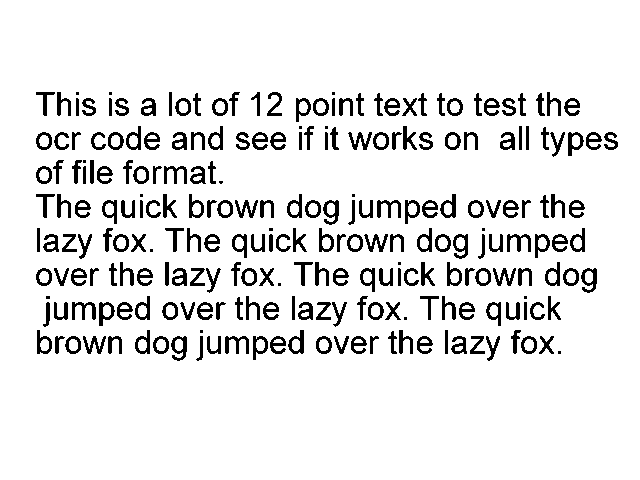
#> input picture formatos de prueba/Escaneos_Imagenes/01_Escaneo_TIFF_OCR.tif, 640 x 480 px
$ python -i preprocessing.py   (imports and definitions only)   (older library calls are emulated)
#> lines starting #> are read from the running program, lines starting #| are printed output that depends on the picture; after the words box and inside, x2 and y2 are one past the last pixel; in counts of white or black regions, pixels touching at a corner belong together
#> further down, picture is the input picture: shape (480, 640, 3); 90.5% white; 239 black regions (19 under 20 px), largest, box (x1, y1, x2, y2) and area: (72, 302, 96, 320) 207, (377, 200, 401, 218) 206, (225, 336, 249, 354) 206
# pyrefly: ignore [missing-import]
import cv2
import numpy as np
from typing import Tuple, Dict, Any, Optional, List

class ImagePreprocessor:
    """
    Módulo de Preprocesamiento de Imágenes de Nivel Industrial (Fase 1).
    Proporciona resiliencia extrema ante fotos de baja calidad, sombras fuertes,
    inclinación acentuada y perspectiva distorsionada tomadas con celulares.

    Características Industriales:
    - Remoción de sombras por estimación de matriz de fondo morfológica.
    - CLAHE en espacio de color LAB (Canal L) para conservar crominancia y equilibrar brillo.
    - Corrección de perspectiva con aproximación cuadrilátera convexa y refino sub-píxel.
    - Deskewing híbrido por Transformada de Hough + Rectángulo Mínimo de Área (`cv2.minAreaRect`).
    - Binarización tri-etapa (Otsu + Gaussiana Adaptativa + Sauvola fallback).
    """

    def __init__(self, max_dimension: int = 2400):
        self.max_dimension = max_dimension

    # [20 lines left out: functions load_image, resize_if_needed, not called in this run]

    def to_grayscale(self, img: np.ndarray) -> np.ndarray:
        """Convierte a escala de grises de 1 canal de forma transparente."""
        if len(img.shape) == 3 and img.shape[2] >= 3:
            return cv2.cvtColor(img[:, :, :3], cv2.COLOR_BGR2GRAY)
        return img

    def remove_shadows_and_normalize(self, img: np.ndarray) -> np.ndarray:
        """
        Remueve sombras e iluminación no uniforme dividiendo la imagen por su fondo morfológico estimado.
        Ideal para documentos fotografiados en entornos con luz tenue o sombras de manos/celular.
        """
        gray = self.to_grayscale(img)
        # Estimación de fondo mediante dilación morfológica con kernel elíptico grande
        kernel_size = max(15, min(gray.shape) // 25)
#> kernel_size = 19
        kernel = cv2.getStructuringElement(cv2.MORPH_ELLIPSE, (kernel_size, kernel_size))
        bg = cv2.morphologyEx(gray, cv2.MORPH_DILATE, kernel)
#> bg: shape (480, 640); every value is 255

        # Inversa y normalización de división
        diff = cv2.absdiff(gray, bg)
        normalized = cv2.normalize(255 - diff, None, alpha=0, beta=255, norm_type=cv2.NORM_MINMAX, dtype=cv2.CV_8UC1)
        return normalized

    # [84 lines left out: functions enhance_contrast, binarize, detect_skew_angle, deskew, not called in this run]

    def correct_perspective(self, img: np.ndarray) -> Tuple[np.ndarray, bool]:
        """
        Detección de cuadrilátero convexo exterior y rectificación de perspectiva.
        Verifica convexidad (`isContourConvex`), relación de aspecto y área mínima (>15%).
        """
        gray = self.to_grayscale(img)
        norm_gray = self.remove_shadows_and_normalize(gray)
        blurred = cv2.GaussianBlur(norm_gray, (5, 5), 0)
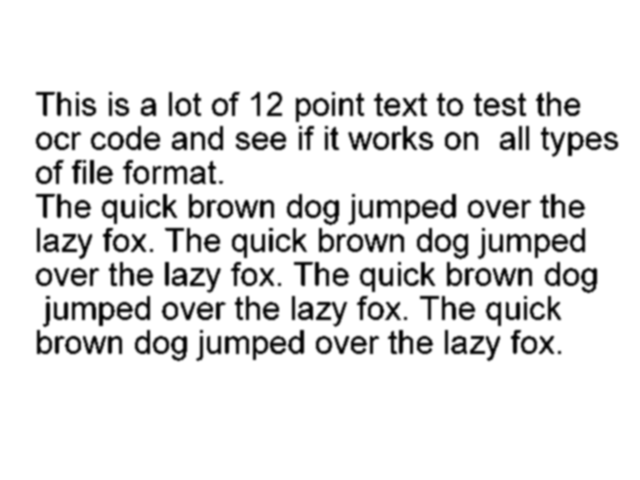
#> blurred: shape (480, 640); min 0, max 255, mean 230.9
        edges = cv2.Canny(blurred, 50, 150)
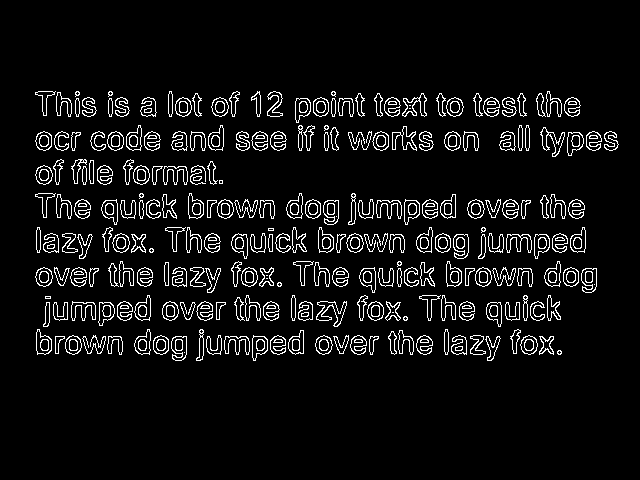
#> edges: shape (480, 640); 6.7% white in thin lines or dots, all inside (x1, y1, x2, y2) = (35, 91, 619, 361)

        contours, _ = cv2.findContours(edges, cv2.RETR_LIST, cv2.CHAIN_APPROX_SIMPLE)
#> contours = 649 contours, 75 with area under 20; largest, box (x1, y1, x2, y2) and area: (316, 301, 347, 327) 305, (453, 234, 469, 259) 294, (171, 336, 187, 361) 292, (581, 268, 597, 293) 292, (323, 200, 339, 225) 292
        contours = sorted(contours, key=cv2.contourArea, reverse=True)[:10]
#> contours = 10 contours; largest, box (x1, y1, x2, y2) and area: (316, 301, 347, 327) 305, (453, 234, 469, 259) 294, (171, 336, 187, 361) 292, (581, 268, 597, 293) 292, (323, 200, 339, 225) 292

        img_area = img.shape[0] * img.shape[1]
#> img_area = 307200
        page_contour = None

        for c in contours:
            area = cv2.contourArea(c)
            if area < (img_area * 0.15):
                continue
            peri = cv2.arcLength(c, True)
            approx = cv2.approxPolyDP(c, 0.02 * peri, True)
            if len(approx) == 4 and cv2.isContourConvex(approx):
                page_contour = approx
                break
#> this loop made 10 passes
#> area on passes 1 to 10: 305, 294.5, 292.5, 292.5, 292.5, 278.5, 275.5, 275.5, 275.5, 273

        if page_contour is None:
            return img, False

        # Ordenar los 4 puntos: top-left, top-right, bottom-right, bottom-left
        pts = page_contour.reshape(4, 2)
        rect = np.zeros((4, 2), dtype="float32")

        s = pts.sum(axis=1)
        rect[0] = pts[np.argmin(s)]
        rect[2] = pts[np.argmax(s)]

        diff = np.diff(pts, axis=1)
        rect[1] = pts[np.argmin(diff)]
        rect[3] = pts[np.argmax(diff)]

        (tl, tr, br, bl) = rect

        # Ancho y alto de la imagen transformada
        w_a = np.sqrt(((br[0] - bl[0]) ** 2) + ((br[1] - bl[1]) ** 2))
        w_b = np.sqrt(((tr[0] - tl[0]) ** 2) + ((tr[1] - tl[1]) ** 2))
        max_w = max(int(w_a), int(w_b))

        h_a = np.sqrt(((tr[0] - br[0]) ** 2) + ((tr[1] - br[1]) ** 2))
        h_b = np.sqrt(((tl[0] - bl[0]) ** 2) + ((tl[1] - bl[1]) ** 2))
        max_h = max(int(h_a), int(h_b))

        if max_w <= 0 or max_h <= 0:
            return img, False

        dst = np.array([
            [0, 0],
            [max_w - 1, 0],
            [max_w - 1, max_h - 1],
            [0, max_h - 1]
        ], dtype="float32")

        M = cv2.getPerspectiveTransform(rect, dst)
        warped = cv2.warpPerspective(img, M, (max_w, max_h))
        return warped, True

    # [27 lines left out: function process_full_pipeline, not called in this run]

>>> import cv2
>>> picture = cv2.imread('../../../formatos de prueba/Escaneos_Imagenes/01_Escaneo_TIFF_OCR.tif')
>>> result = ImagePreprocessor().correct_perspective(picture)

$ run again, on formatos de prueba/Escaneos_Imagenes/02_Documento_Europeo_TIFF.tif
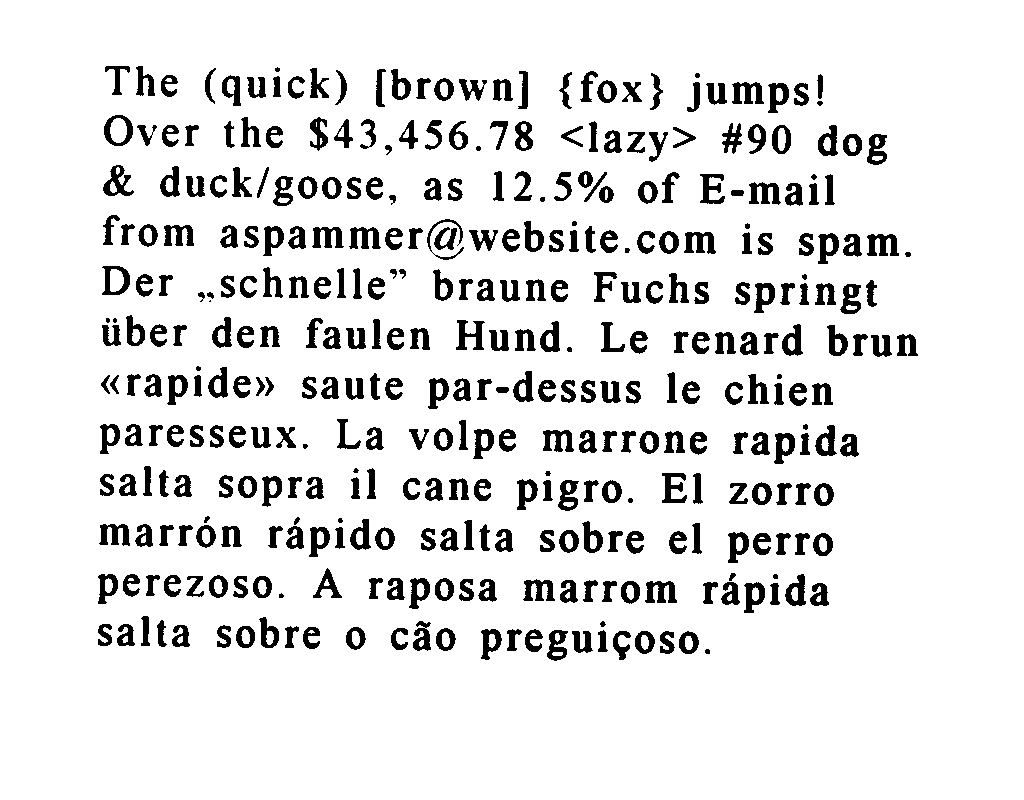
#> input picture formatos de prueba/Escaneos_Imagenes/02_Documento_Europeo_TIFF.tif, 1024 x 800 px
#> picture is the input picture: shape (800, 1024, 3); 89.9% white; 375 black regions (5 under 20 px), largest, box (x1, y1, x2, y2) and area: (867, 234, 899, 256) 455, (645, 581, 677, 603) 448, (456, 320, 485, 350) 446
#> bg: shape (800, 1024); every value is 255
#> in correct_perspective, `blurred = cv2.GaussianBlur(norm_gray, (5, 5), 0)`:
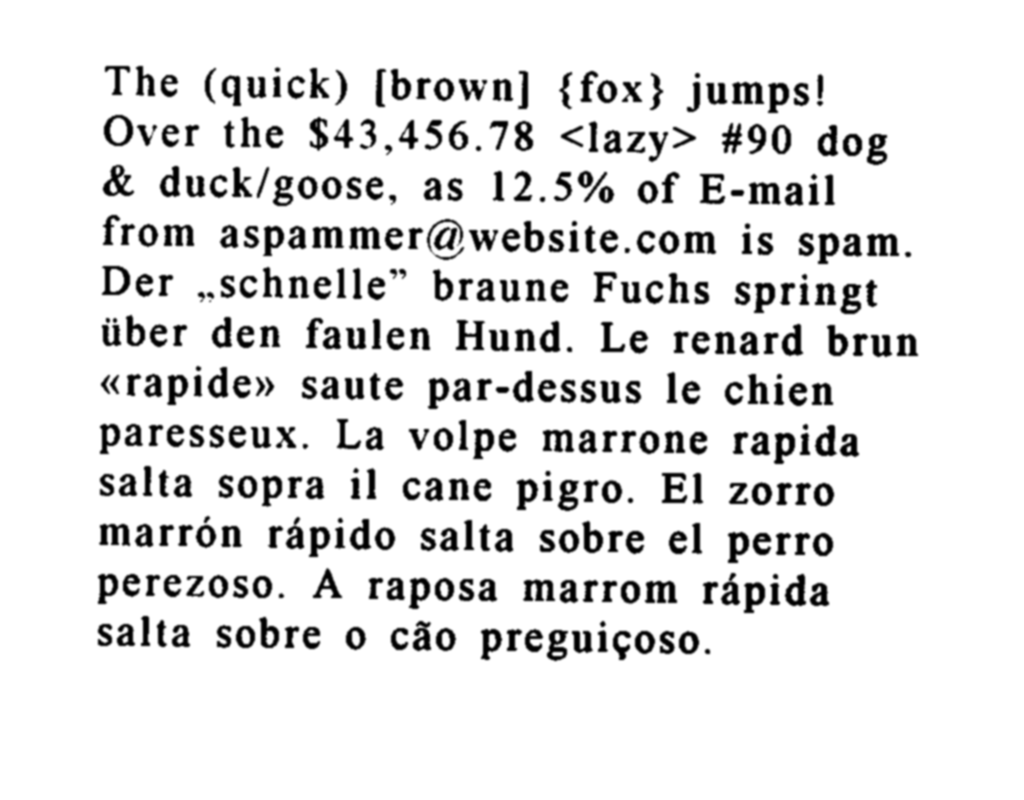
#> blurred: shape (800, 1024); min 0, max 255, mean 229.2
#> in correct_perspective, `edges = cv2.Canny(blurred, 50, 150)`:
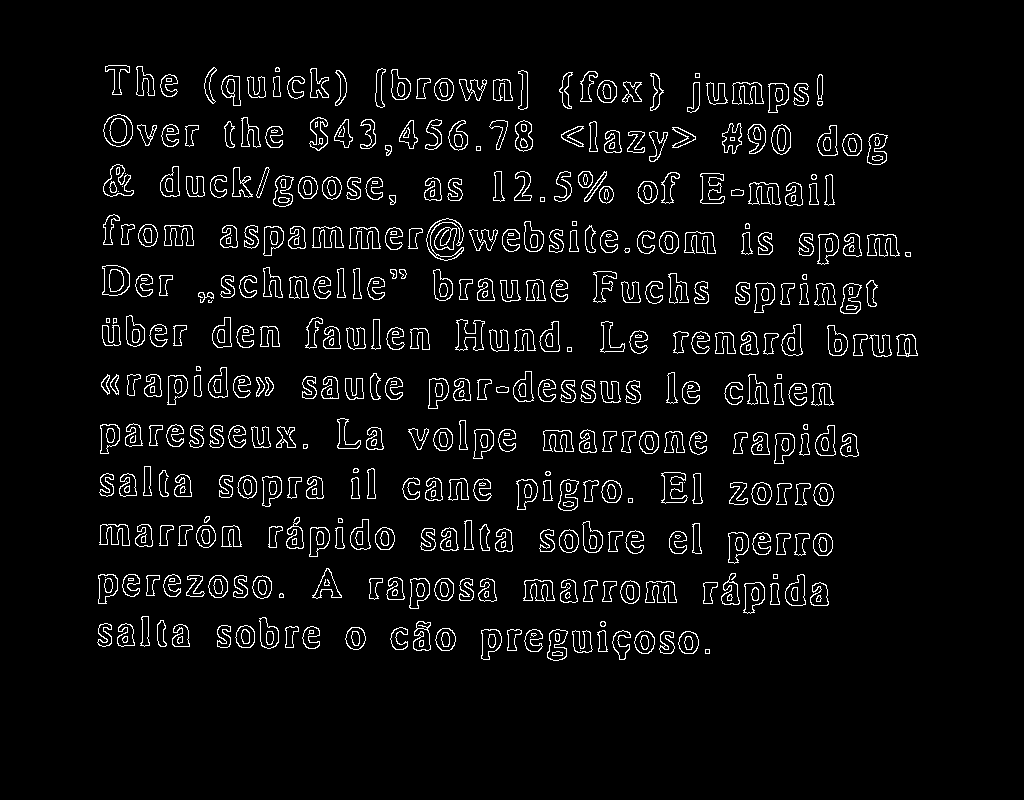
#> edges: shape (800, 1024); 4.7% white in thin lines or dots, all inside (x1, y1, x2, y2) = (97, 65, 918, 661)
#> in correct_perspective, `contours, _ = cv2.findContours(edges, cv2.RETR_LIST, cv2.CHAIN_APPROX_..`: contours = 1079 contours, 186 with area under 20; largest, box (x1, y1, x2, y2) and area: (103, 114, 133, 147) 731, (103, 114, 133, 147) 707, (102, 265, 130, 296) 679, (102, 265, 130, 296) 662, (103, 164, 134, 197) 536
#> in correct_perspective, `contours = sorted(contours, key=cv2.contourArea, reverse=True)[:10]`: contours = 10 contours; largest, box (x1, y1, x2, y2) and area: (103, 114, 133, 147) 731, (103, 114, 133, 147) 707, (102, 265, 130, 296) 679, (102, 265, 130, 296) 662, (103, 164, 134, 197) 536
#> the loop in correct_perspective, `for c in contours:` made 10 passes
#> area on passes 1 to 8: 731, 707, 679, 662, 536.5, 496.5, 473.5, 462.5

$ run again, on formatos de prueba/Escaneos_Imagenes/03_Texto_RTL_Hebreo.png
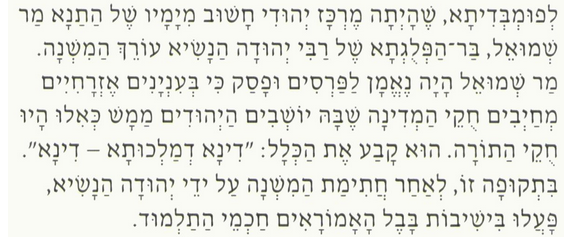
#> input picture formatos de prueba/Escaneos_Imagenes/03_Texto_RTL_Hebreo.png, 564 x 243 px
#> picture is the input picture: shape (243, 564, 3); mean B, G, R 227.6, 233.8, 232.9
#> in remove_shadows_and_normalize, `diff = cv2.absdiff(gray, bg)`:
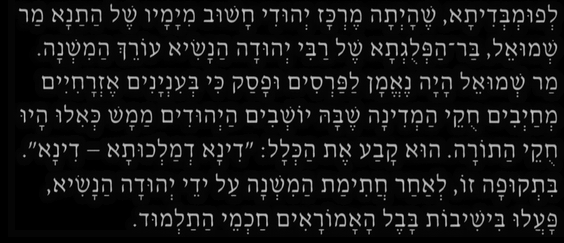
#> diff: shape (243, 564); min 0, max 210, mean 21.4
#> in correct_perspective, `edges = cv2.Canny(blurred, 50, 150)`:
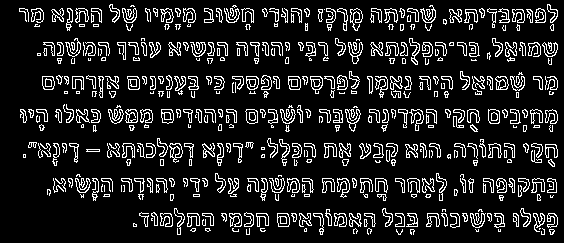
#> edges: shape (243, 564); 12.9% white in thin lines or dots
#> in correct_perspective, `contours, _ = cv2.findContours(edges, cv2.RETR_LIST, cv2.CHAIN_APPROX_..`: contours = 927 contours, 458 with area under 20; largest, box (x1, y1, x2, y2) and area: (169, 143, 183, 163) 155, (345, 109, 361, 132) 149, (161, 109, 174, 124) 148, (277, 213, 290, 227) 147, (288, 76, 301, 90) 146
#> in correct_perspective, `contours = sorted(contours, key=cv2.contourArea, reverse=True)[:10]`: contours = 10 contours; largest, box (x1, y1, x2, y2) and area: (169, 143, 183, 163) 155, (345, 109, 361, 132) 149, (161, 109, 174, 124) 148, (277, 213, 290, 227) 147, (288, 76, 301, 90) 146
#> the loop in correct_perspective, `for c in contours:` made 10 passes
#> area on passes 1 to 8: 155, 149, 148, 147, 146.5, 145.5, 145.5, 143
